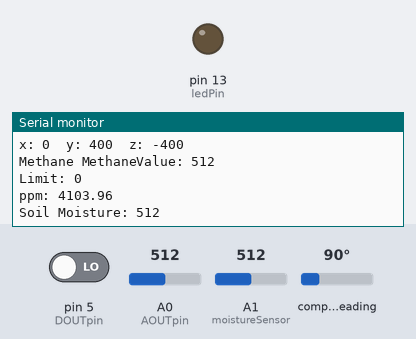
The sketch below on a simulated Arduino Mega 2560, built with avr-gcc and run on an emulated ATmega2560. Parts: output pins drawn as LEDs (lit = HIGH), the last lines printed to the serial monitor. Wiring (inferred from the names in the program): HMC5883L compass at I2C address 0x1E. The inputs (shaded band) are chosen by the test bench; at power-on: A0 (AOUTpin) = 512, pin 5 (DOUTpin) LOW, A1 (moistureSensor) = 512, compass heading 90°.

Above: at 4.5 s.
4.6 s: A0 (AOUTpin) set to 854
At 4.77 s:
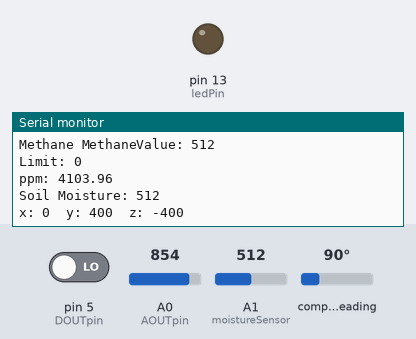
6.1 s: A0 (AOUTpin) set to 888
At 6.24 s:
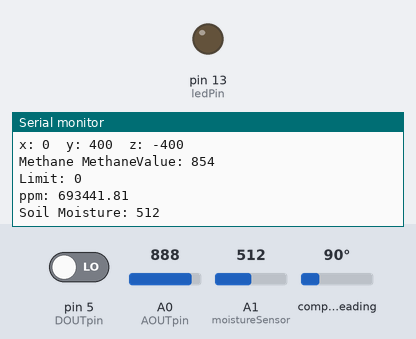
Timing chart, 0 to 9.1 s (numbered marks = the images above; inputs shaded):
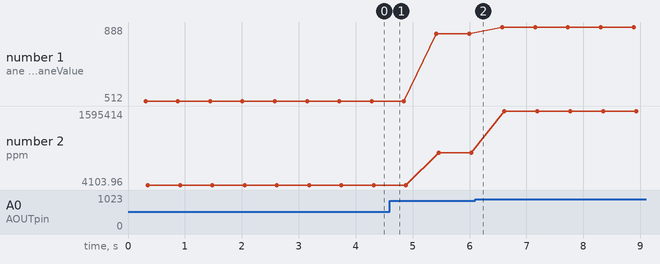

The sketch:

sensor.ino
```cpp
/* MQ-4 Methane Sensor Circuit with Arduino */
#include <Wire.h> //I2C Arduino Library
#define address 0x1E //0011110b, I2C 7bit address of HMC5883
const int AOUTpin=0;//the AOUT pin of the methane sensor goes into analog pin A0 of the arduino
const int DOUTpin=5;//the DOUT pin of the methane sensor goes into digital pin D8 of the arduino
const int ledPin=13;//the anode of the LED connects to digital pin D13 of the arduino
float Ro = 10000.0;
float Vrl = 0.0;
float Rs = 0.0;
float ratio = 0.0;
float ppm = 0.0;
int limit;
int MethaneValue;
int moistureSensor = 1;
int moistureValue = 0;


void setup() {
  Serial.begin(9600);
  Serial2.begin(9600);//sets the baud rate

  pinMode(DOUTpin, INPUT);//sets the pin as an input to the arduino
  pinMode(ledPin, OUTPUT);//sets the pin as an output of the arduino

  Wire.begin();
  //Put the HMC5883 IC into the correct operating mode
  Wire.beginTransmission(address); //open communication with HMC5883
  Wire.write(0x02); //select mode register
  Wire.write(0x00); //continuous measurement mode
  Wire.endTransmission();
}

void loop()
{
  int x,y,z; //triple axis data

  //Tell the HMC5883 where to begin reading data
  Wire.beginTransmission(address);
  Wire.write(0x03); //select register 3, X MSB register
  Wire.endTransmission();


 //Read data from each axis, 2 registers per axis
  Wire.requestFrom(address, 6);
  if(6<=Wire.available()){
    //Serial.println("6 < wire");
    x = Wire.read()<<8; //X msb
    x |= Wire.read(); //X lsb
    z = Wire.read()<<8; //Z msb
    z |= Wire.read(); //Z lsb
    y = Wire.read()<<8; //Y msb
    y |= Wire.read(); //Y lsb
  }

  MethaneValue= analogRead(AOUTpin);//reads the analaog MethaneValue from the methane sensor's AOUT pin
  limit= digitalRead(DOUTpin);//reads the digital MethaneValue from the methane sensor's DOUT pin
  Vrl = MethaneValue * ( 5.00 / 1024.0  );      // V
  Rs = 20000 * ( 5.00 - Vrl) / Vrl ;   // Ohm
  ratio =  Rs/Ro;
  ppm = get_CO(ratio);
  moistureValue = analogRead(moistureSensor);


  Serial2.println("***********************Princess Ginger is stupid***************************");
  //Serial2.print("x: ");
  Serial2.print(x);
  Serial2.print(",");
  Serial2.print(y);
  Serial2.print(",");
  Serial2.print(z);

  Serial2.print(",");
  Serial2.print(ppm);//prints the methane MethaneValue
  Serial2.print(",");
  Serial2.print(ppm);//prints the methane MethaneValue
  Serial2.print(",");
  Serial2.print(ppm);//prints the methane MethaneValue

  Serial2.print(",");
  Serial2.print(moistureValue);
  Serial2.print(",");
  Serial2.println(moistureValue);


  Serial.print("x: ");
  Serial.print(x);
  Serial.print("  y: ");
  Serial.print(y);
  Serial.print("  z: ");
  Serial.println(z);

  delay(250);
  Serial.print("Methane MethaneValue: ");
  Serial.println(MethaneValue);//prints the methane MethaneValue
  Serial.print("Limit: ");
  Serial.println(limit);//prints the limit reached as either LOW or HIGH (above or underneath)
  Serial.print("ppm: ");
  Serial.println(ppm);//prints the limit reached as either LOW or HIGH (above or underneath)

  Serial.print("Soil Moisture: ");
  Serial.println(moistureValue);

  //Serial.write(AOUTpin);
  delay(250);
}


float get_CO (float ratio){
  float ppm = 0.0;
  ppm = 37143 * pow (ratio, -3.178);
  return ppm;
}
```

Measured:
- the behaviour switches between 869 and 870 on A0 (AOUTpin) (found by bisection; images 1 and 2)
- plotted number 1: 512 → 854 after the input at 4.6 s, 854 → 888 after the input at 6.1 s
- plotted number 2: 4103.96 → 693441.81 after the input at 4.6 s, 693441.81 → 1595414 after the input at 6.1 s
